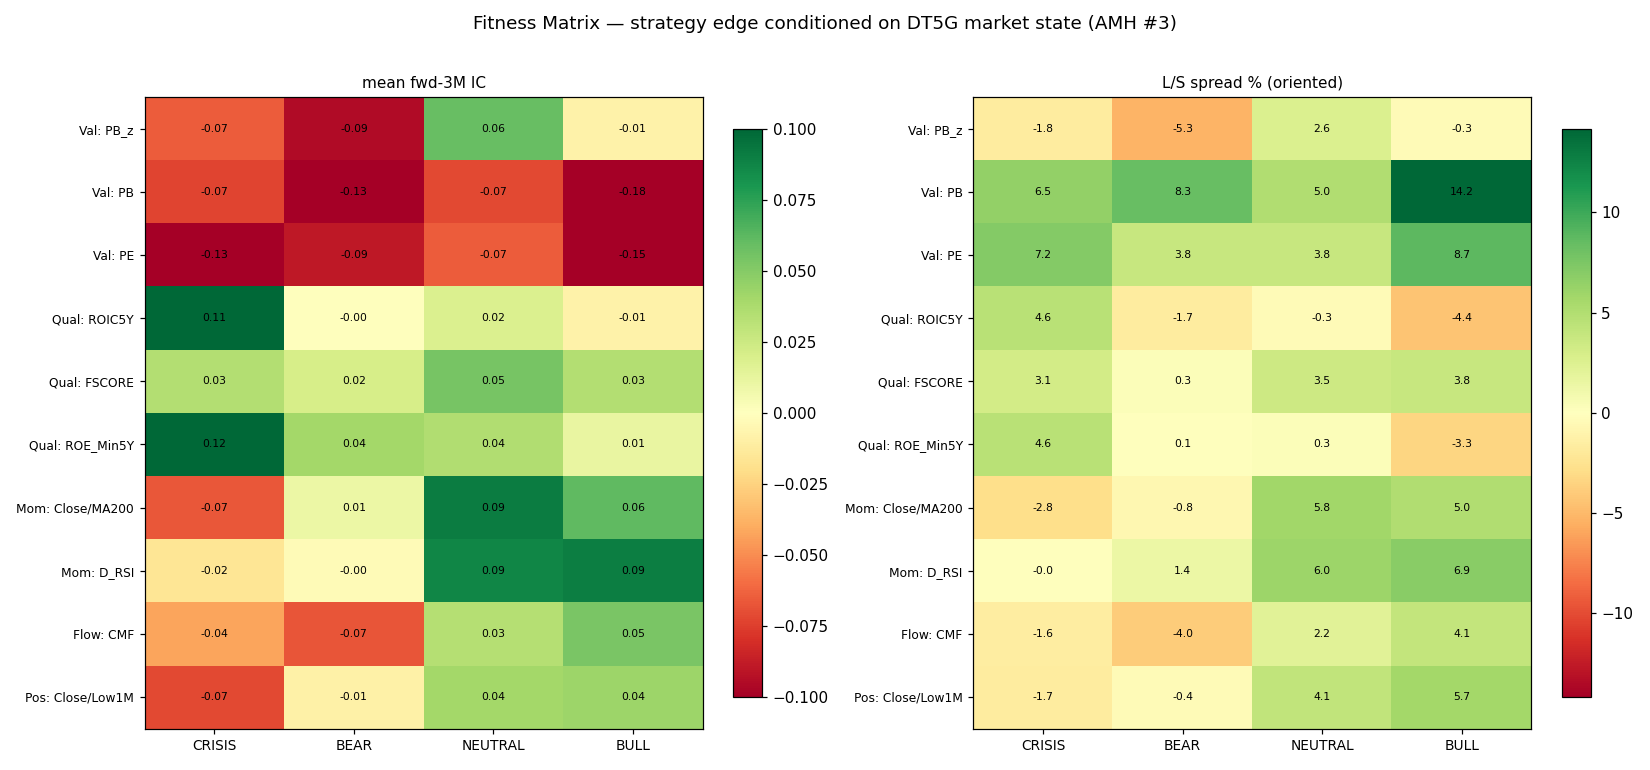

Source code (Python):
"""
Fitness Matrix (AMH proposal #3)  —  signal/strategy x DT5G-state
=================================================================
AMH: a strategy's profitability is environment-dependent. This builds the living
matrix [signal x 5 market states], where each cell = the edge (forward-3M IC,
long/short quintile spread, hit-rate) of that signal CONDITIONED on the DT5G
market state at position-formation time. It turns the scattered regime-dependent
findings (memory: "FA edge ZERO in BULL", "CRISIS = only regime quality beats
junk", value/momentum sector splits) into ONE grid that drives regime-conditional
allocation: given today's state, which strategies are FIT?

Edge metrics (cross-sectional, not NAV-path -> Sharpe/Sortino/Calmar not used here;
those are for system-level NAV decisions):
  mean_IC   : mean monthly Spearman IC (signed) in that state
  t_stat    : significance across the state's months
  ls_spread : long/short top-vs-bottom-quintile fwd-3M return, oriented by full-
              history sign so positive = the strategy MADE money in that state
  hit       : % months IC matches the signal's full-history sign

Inputs : data/edge_panel.csv (signals+fwd_3m+sector), data/dt5g_vnindex.csv (state)
Outputs: data/fitness_matrix_ic.csv, data/fitness_matrix_spread.csv,
         fitness_matrix.png, console + current-state fit readout
Run: python fitness_matrix.py
"""
import sys
try:
    sys.stdout.reconfigure(encoding="utf-8")
except Exception:
    pass
import numpy as np
import pandas as pd
import matplotlib
matplotlib.use("Agg")
import matplotlib.pyplot as plt

WORKDIR = r"/home/trido/thanhdt/WorkingClaude"
PANEL = WORKDIR + r"\data\edge_panel.csv"
STATEF = WORKDIR + r"\data\dt5g_vnindex.csv"
FWD = "fwd_3m"
QTILE = 0.20            # top/bottom quintile for long-short spread
MIN_NAMES = 25
MIN_MONTHS = 6         # min months in a state to report a cell
STATE_LBL = {1: "CRISIS", 2: "BEAR", 3: "NEUTRAL", 4: "BULL", 5: "EXBULL"}

SIGNALS = {
    "pb_z":      (-1, "Val: PB_z"),
    "PB":        (-1, "Val: PB"),
    "PE":        (-1, "Val: PE"),
    "ROIC5Y":    (+1, "Qual: ROIC5Y"),
    "FSCORE":    (+1, "Qual: FSCORE"),
    "ROE_Min5Y": (+1, "Qual: ROE_Min5Y"),
    "mom_200":   ( 0, "Mom: Close/MA200"),
    "D_RSI":     ( 0, "Mom: D_RSI"),
    "D_CMF":     (+1, "Flow: CMF"),
    "C_L1M":     ( 0, "Pos: Close/Low1M"),
}
QUAL = {"ROIC5Y", "FSCORE", "ROE_Min5Y"}


def spearman(a, b):
    return pd.Series(a).rank().corr(pd.Series(b).rank())


def load():
    df = pd.read_csv(PANEL, parse_dates=["time"])
    df = df[df[FWD].notna()].copy()
    lo, hi = df[FWD].quantile([0.005, 0.995])
    df[FWD] = df[FWD].clip(lo, hi)
    df["ym"] = df["time"].dt.to_period("M")
    # modal DT5G state per calendar month (regime at formation)
    st = pd.read_csv(STATEF, parse_dates=["time"])
    st["ym"] = st["time"].dt.to_period("M")
    modal = st.groupby("ym")["state"].agg(lambda s: int(s.mode().iloc[0]))
    df["state"] = df["ym"].map(modal)
    return df.dropna(subset=["state"])


def month_ic_spread(g, col, drop_zero, full_sign):
    s = g[[col, FWD]].dropna()
    if drop_zero:
        s = s[s[col] != 0.0]
    if len(s) < MIN_NAMES or s[col].nunique() < 5:
        return None
    ic = spearman(s[col].values, s[FWD].values)
    # long/short quintile spread (raw, top-by-signal minus bottom)
    n = len(s); k = max(3, int(n * QTILE))
    ss = s.sort_values(col)
    bot = ss[FWD].iloc[:k].mean(); top = ss[FWD].iloc[-k:].mean()
    raw_spread = top - bot
    strat = full_sign * raw_spread if full_sign != 0 else raw_spread
    return ic, strat


def main():
    df = load()
    states = sorted(df["state"].unique())
    print(f"Panel: {len(df):,} obs | {df['ym'].nunique()} months | "
          f"states present: {[STATE_LBL[s] for s in states]}")
    mcount = df.groupby("state")["ym"].nunique()
    print("Months per state:", {STATE_LBL[s]: int(mcount[s]) for s in states})

    ic_mat, sp_mat, t_mat, n_mat = {}, {}, {}, {}
    for col, (prior, label) in SIGNALS.items():
        dz = col in QUAL
        # full-history IC sign (for orienting the long/short spread)
        full_months = []
        for ym, g in df.groupby("ym"):
            r = month_ic_spread(g, col, dz, 0)
            if r is not None:
                full_months.append(r[0])
        full_sign = np.sign(np.nanmean(full_months)) if full_months else 1
        ic_mat[col], sp_mat[col], t_mat[col], n_mat[col] = {}, {}, {}, {}
        for s in states:
            sub = df[df["state"] == s]
            ics, sps = [], []
            for ym, g in sub.groupby("ym"):
                r = month_ic_spread(g, col, dz, full_sign)
                if r is not None:
                    ics.append(r[0]); sps.append(r[1])
            if len(ics) >= MIN_MONTHS:
                ics = np.array(ics)
                ic_mat[col][s] = ics.mean()
                sp_mat[col][s] = np.mean(sps)
                t_mat[col][s] = ics.mean() / (ics.std(ddof=1) / np.sqrt(len(ics))) if ics.std() > 0 else 0
                n_mat[col][s] = len(ics)

    IC = pd.DataFrame(ic_mat).T
    SP = pd.DataFrame(sp_mat).T
    TT = pd.DataFrame(t_mat).T
    NN = pd.DataFrame(n_mat).T
    cols = [s for s in states if s in IC.columns]
    IC, SP, TT, NN = IC[cols], SP[cols], TT[cols], NN[cols]
    lblmap = {c: SIGNALS[c][1] for c in IC.index}
    IC.index = [lblmap[c] for c in IC.index]
    SP.index = IC.index; TT.index = IC.index; NN.index = IC.index
    colnames = [STATE_LBL[s] for s in cols]
    for M in (IC, SP, TT, NN):
        M.columns = colnames

    IC.to_csv(WORKDIR + r"\data\fitness_matrix_ic.csv")
    (SP * 100).round(2).to_csv(WORKDIR + r"\data\fitness_matrix_spread.csv")

    pd.set_option("display.width", 200)
    print("\n=== FITNESS MATRIX — mean fwd-3M IC by (signal x state) ===")
    print("    (signed IC; thin states EXBULL n<6 dropped; * = |t|>=2)")
    def cellstr(r, c):
        v = IC.loc[r, c]
        if pd.notna(v):
            star = "*" if abs(TT.loc[r, c]) >= 2 else " "
            return f"{v:+.3f}{star}"
        return "  -  "
    show = pd.DataFrame({c: {r: cellstr(r, c) for r in IC.index} for c in IC.columns})
    print(show.to_string())

    print("\n=== STRATEGY RETURN — long/short quintile fwd-3M spread (%, oriented + = profitable) ===")
    print((SP * 100).round(1).to_string())

    # current state fit
    cur = int(df.sort_values("time")["state"].iloc[-1])
    print(f"\n=== CURRENT-STATE FIT — DT5G = {STATE_LBL[cur]} ===")
    if STATE_LBL[cur] in IC.columns:
        fit = pd.DataFrame({"IC": IC[STATE_LBL[cur]], "tstat": TT[STATE_LBL[cur]],
                            "LS_spread_%": (SP[STATE_LBL[cur]] * 100)}).dropna()
        fit = fit.sort_values("IC", key=lambda s: s.abs(), ascending=False)
        print(fit.round(3).to_string())

    # ---- heatmap ----
    fig, (axa, axb) = plt.subplots(1, 2, figsize=(15, 7))
    for ax, M, title, scale in [(axa, IC, "mean fwd-3M IC", 0.10),
                                (axb, SP * 100, "L/S spread % (oriented)", None)]:
        data = M.values.astype(float)
        vmax = scale if scale else np.nanmax(np.abs(data))
        im = ax.imshow(data, cmap="RdYlGn", vmin=-vmax, vmax=vmax, aspect="auto")
        ax.set_xticks(range(len(M.columns))); ax.set_xticklabels(M.columns, fontsize=9)
        ax.set_yticks(range(len(M.index))); ax.set_yticklabels(M.index, fontsize=8)
        for i in range(len(M.index)):
            for j in range(len(M.columns)):
                v = data[i, j]
                if np.isfinite(v):
                    ax.text(j, i, f"{v:.2f}" if scale else f"{v:.1f}", ha="center",
                            va="center", fontsize=7)
        ax.set_title(title, fontsize=10)
        fig.colorbar(im, ax=ax, fraction=0.046)
    fig.suptitle("Fitness Matrix — strategy edge conditioned on DT5G market state (AMH #3)", fontsize=12)
    fig.tight_layout(rect=[0, 0, 1, 0.97])
    fig.savefig(WORKDIR + r"\fitness_matrix.png", dpi=110)
    print("\nSaved: fitness_matrix.png | data/fitness_matrix_{ic,spread}.csv")


if __name__ == "__main__":
    main()
